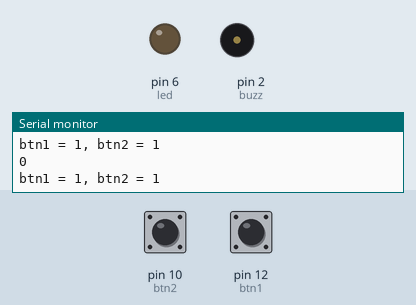
Bench run of a sketch on a simulated Arduino Uno, built with avr-gcc and run on an emulated ATmega328P. Parts: output pins drawn as LEDs (lit = HIGH), buzzer (waves = sounding, pin HIGH), the last lines printed to the serial monitor. Inputs (shaded band) come from the test bench; at power-on: pin 10 (btn2) HIGH, pin 12 (btn1) HIGH.

Above: at 1.2 s.
1.3 s: pin 10 (btn2) pulled LOW for 1 s
At 1.55 s:
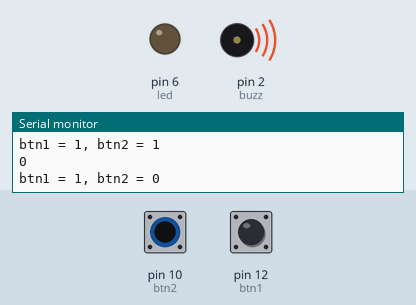
4.3 s: pin 12 (btn1) pulled LOW for 3.2 s
At 8.3 s:
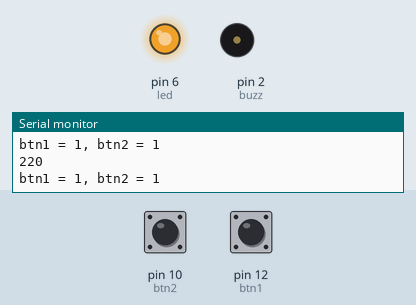
9.0 s: pin 12 (btn1) pulled LOW for 1 s
At 9.77 s:
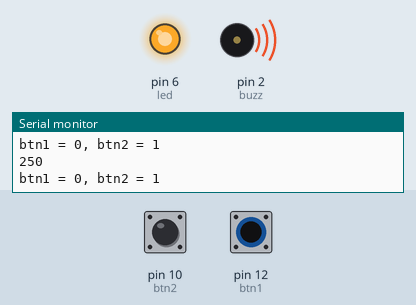
12.0 s: pin 10 (btn2) pulled LOW for 0.15 s
At 12.9 s:
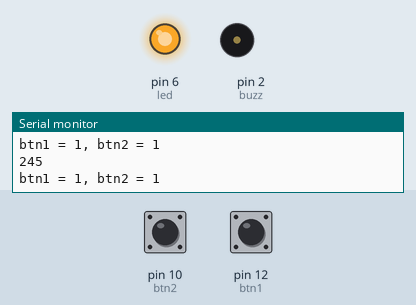
13.6 s: pin 10 (btn2) driven LOW
At 14.96 s:
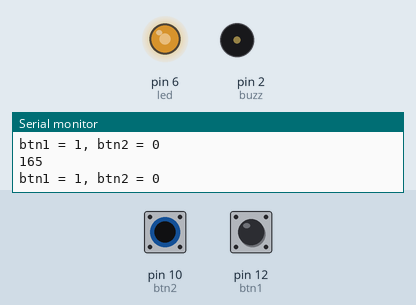
16.6 s: pin 10 (btn2) driven HIGH
At 18.1 s:
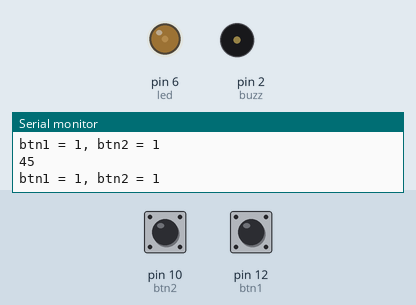
Timing chart, 0 to 19.1 s (numbered marks = the images above; inputs shaded):
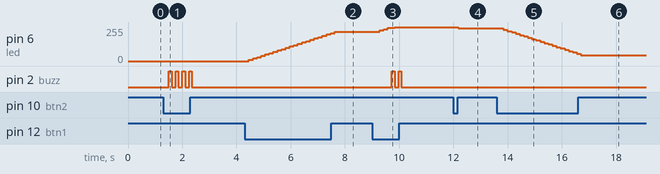

Measured:
- after the input at 1.3 s, pin 2 (buzz): alternates HIGH for 0.10 s and LOW for 0.15 s, 8 changes in all, then stays LOW, starting after 0.20 s
- after the input at 4.3 s, pin 6 (led): moves from 0/255 to 220/255 over 3.2 s, starting after 0.16 s
- after the input at 9.0 s, pin 6 (led): 220/255 → 230/255 after 0.28 s, → 240/255 0.15 s later, → 250/255 0.15 s later, → 255/255 0.25 s later; pin 2 (buzz): alternates HIGH for 0.10 s and LOW for 0.15 s, 4 changes in all, then stays LOW, starting after 0.73 s
- after the input at 12.0 s, pin 6 (led): 255/255 → 245/255 after 0.18 s
- after the input at 13.6 s, pin 6 (led): moves from 245/255 to 55/255 over 2.7 s, starting after 0.24 s
- after the input at 16.6 s, pin 6 (led): goes on until 16.7 s, then stays 45/255; pin 2 (buzz): stops changing and stays LOW

The sketch:

increasing-led-brightness-with-two-pushbuttons.ino
```cpp
byte btn1 = 12;
byte btn2 = 10;
byte led = 6;
int bright = 0;
int buzz = 2;

int btnVal1;
int btnVal2;

void setup() {
  Serial.begin(9600);
  pinMode(btn1, INPUT); // use external pull-up resistor or change type
  pinMode(btn2, INPUT); // use external pull-up resistor or change type
  pinMode(led, OUTPUT);
  pinMode(buzz, OUTPUT);
}

void loop() {
  btnVal1 = digitalRead(btn1);
  btnVal2 = digitalRead(btn2);

  Serial.print("btn1 = ");
  Serial.print(btnVal1);
  Serial.print(", ");
  Serial.print("btn2 = ");
  Serial.println(btnVal2);
  delay(150);

  // 1. Adjust brightness on button press
  if (btnVal1 == 0) {
    bright += 10;
  } else if (btnVal2 == 0) {
    bright -= 10;
  }

  // 2. Clamp boundaries and trigger buzzer BEFORE writing to the LED
  if (bright > 255) {
    bright = 255;
    digitalWrite(buzz, HIGH);
    delay(100);
    digitalWrite(buzz, LOW);
    Serial.println("Too high");
  }

  if (bright < 0) {
    bright = 0;
    digitalWrite(buzz, HIGH);
    delay(100);
    digitalWrite(buzz, LOW);
    Serial.println("Too low");
  }

  // 3. Write the safe, clamped value to the LED pin
  analogWrite(led, bright);
  Serial.println(bright);
}
```
